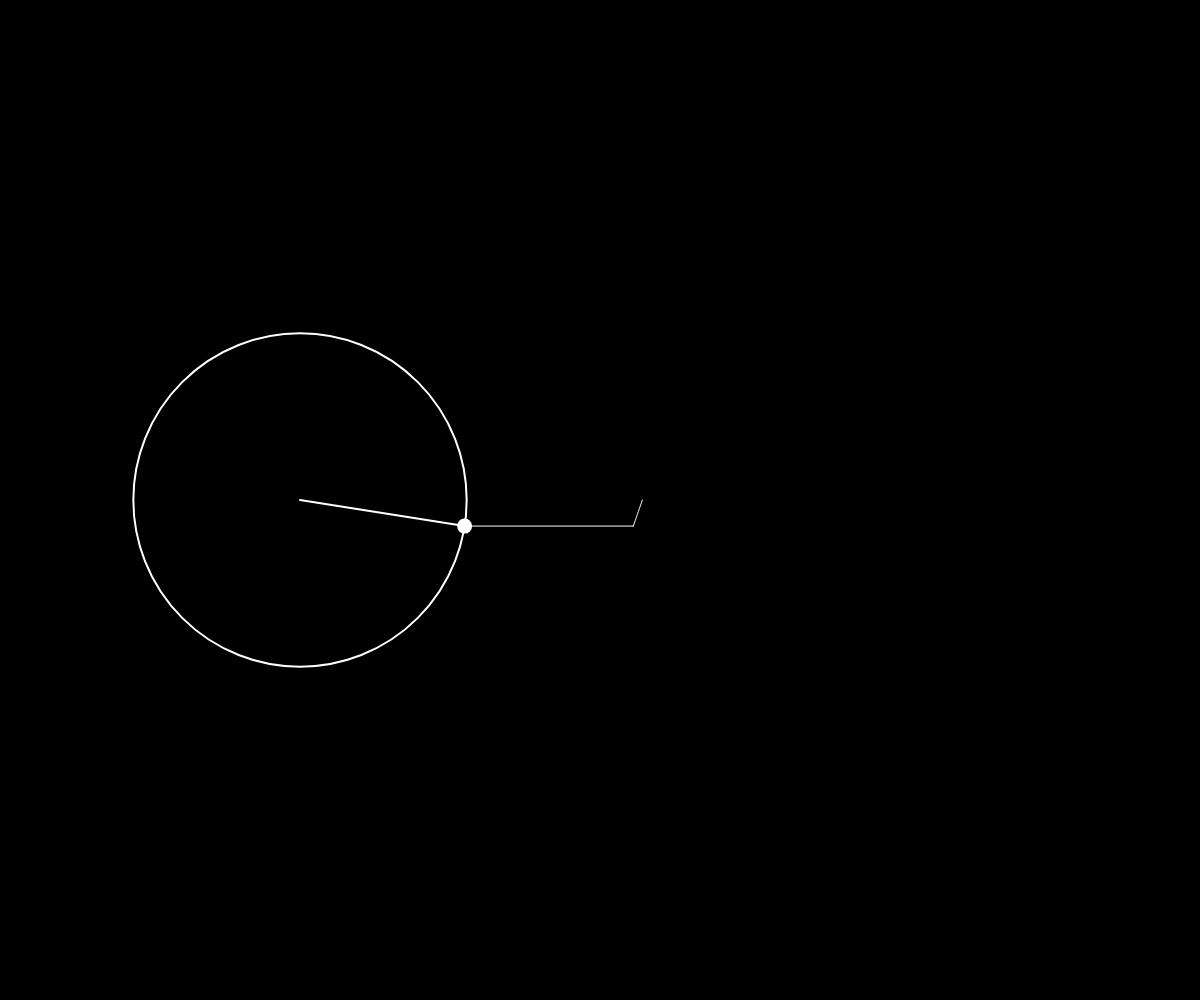
Frame 1 (no input)
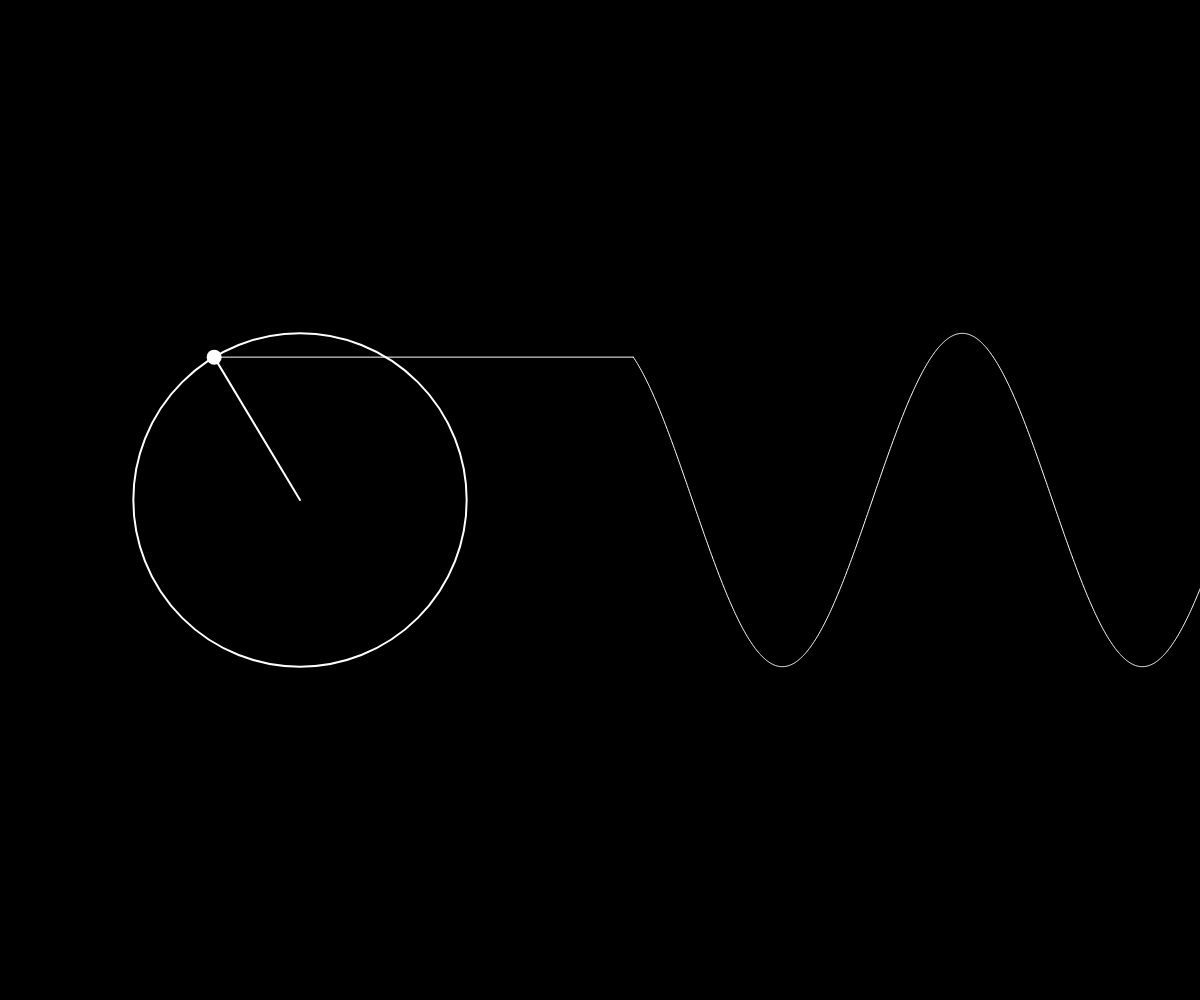
Frame 60 (no input)
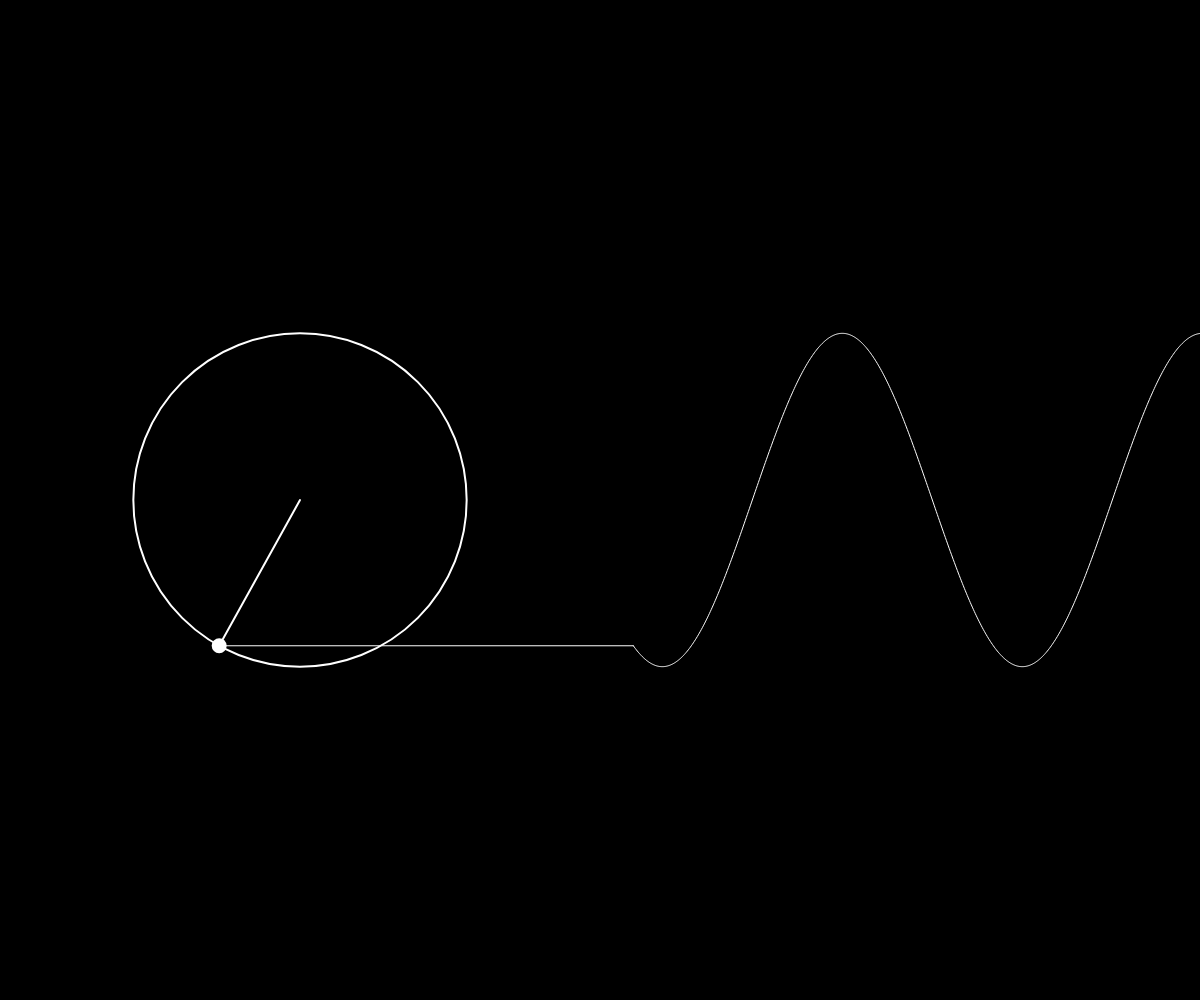
Frame 120 (the mouse pressed at the canvas centre since frame 60)

The p5.js sketch that drew these frames (run headless with seeded random() and noise() and a simulated clock; from frame 60 on, the mouse is pressed at the canvas centre):

// p5.js sketch
// ── sketch.js
let c;
const speed = 10;

function setup() {
  createCanvas(windowWidth, windowHeight);

  c = new cObject();
}

function draw() {
  for (let i = 0; i < speed; i++) {
    background(0);

    c.show();
    c.update();
  }
}

class cObject {
  constructor() {
    this.pos = createVector(width / 4, height / 2);
    this.dia = min(width, height) / 3;
    this.vel = 1;
    this.ang = 0;
    this.ver = [];
  }
  show() {
    noFill();
    stroke(255);
    strokeWeight(2);

    circle(this.pos.x, this.pos.y, this.dia);

    const x0 = this.pos.x + (this.dia / 2) * cos(this.ang),
      y = this.pos.y + (this.dia / 2) * sin(this.ang),
      x1 = this.pos.x + this.dia;

    line(this.pos.x, this.pos.y, x0, y);

    strokeWeight(15);

    point(x0, y);

    this.ver.unshift(createVector(x1, y));

    strokeWeight(1);

    line(x0, y, x1, y);

    beginShape();
    for (let i = 0; i < this.ver.length; i++) {
      vertex(this.ver[i].x + i, this.ver[i].y);

      if (this.ver[i].x + i > width) {
        this.ver.splice(i, 1);
      }
    }
    endShape();
  }
  update() {
    this.ang += this.vel * (PI / 180);
  }
}
